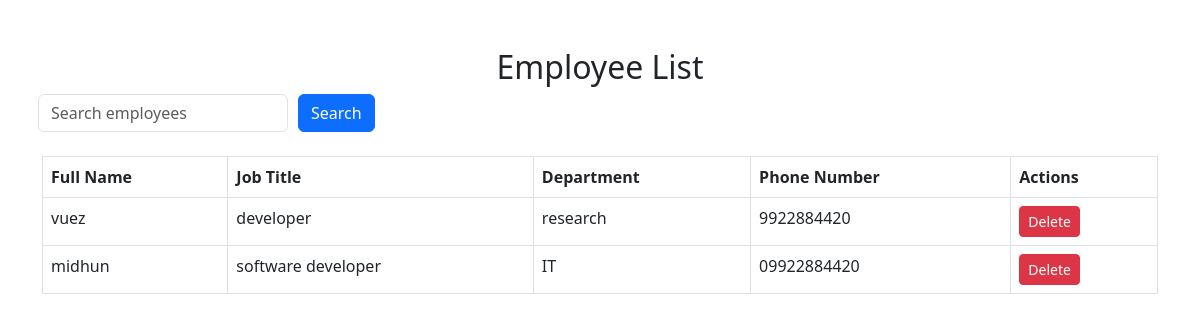
Page /employee_list/ on the committed database.
### accounts/models.py (models this page shows, shortened)
class Employee(models.Model):
    user = models.ForeignKey(User, on_delete=models.CASCADE)
    full_name = models.CharField(max_length=100)
    job_title = models.CharField(max_length=100)
    department = models.CharField(max_length=100)
    phone_number = models.CharField(max_length=15)
    address = models.CharField(max_length=255)
    gender = models.CharField(max_length=50)
    date_of_birth = models.DateField()
    marital_status = models.CharField(max_length=50)

### accounts/views.py (the view, shortened to what this page needs)
# urls.py: path('employee_list/', views.employee_list, name='employee_list'),
def employee_list(request):
    search_query = request.GET.get('search', '')
    employees = Employee.objects.all()
    dynamic_fields = DynamicField.objects.all()
    filter_conditions = Q()
    for field in dynamic_fields:
        filter_value = request.GET.get(f'filter_{field.label}', '').strip()
        if filter_value:
            filter_conditions &= Q(dynamic_data__icontains={field.label: filter_value})
    employees = employees.filter(filter_conditions)
    return render(request, 'accounts/employee_list.html', {
        'employees': employees,
        'search_query': search_query,
        'dynamic_fields': dynamic_fields
    })

### accounts/templates/accounts/employee_list.html (shortened to what this page needs)
{% load filters %}
<!DOCTYPE html>
<html lang="en">
<head>
    <link href="https://cdn.jsdelivr.net/npm/bootstrap@5.3.0/dist/css/bootstrap.min.css" rel="stylesheet">
</head>
<body>
    <div class="container mt-5">
        <h2 class="text-center">Employee List</h2>
        <form method="get" class="mb-4">
            <div class="row g-2 align-items-center">
                <div class="col-auto">
                    <input type="text" class="form-control" name="search" placeholder="Search employees" value="{{ search_query }}">
                </div>
                <div class="col-auto">
                    <button type="submit" class="btn btn-primary">Search</button>
                </div>
            </div>
        </form>
        <table class="table table-bordered">
            <thead>
                <tr>
                    <th>Full Name</th>
                    <th>Job Title</th>
                    <th>Department</th>
                    <th>Phone Number</th>
                    <th>Actions</th>
                </tr>
            </thead>
            <tbody>
                {% for employee in employees %}
                <tr>
                    <td>{{ employee.full_name }}</td>
                    <td>{{ employee.job_title }}</td>
                    <td>{{ employee.department }}</td>
                    <td>{{ employee.phone_number }}</td>
                    <td>
                        <form action="{% url 'delete_employee' employee.id %}" method="POST" style="display:inline;">
                            <button type="submit" class="btn btn-danger btn-sm"
                                onclick="return confirm('Are you sure you want to delete this employee?');">
                                Delete
                            </button>
                        </form>
                    </td>
                </tr>
                {% empty %}
                <tr>
                    <td colspan="{{ 5|add:dynamic_fields|length }}" class="text-center">No employees found.</td>
                </tr>
                {% endfor %}
            </tbody>
        </table>
    </div>
</body>
</html>

### accounts/templates/accounts/employee_list.html (style rules this page uses)
.form-control { max-width: 250px; gap: 0; }
.btn-primary { margin-left: 10px; max-width: 100px; }
.col-auto { padding-left: 0; padding-right: 0; }
.btn-primary, .form-control { display: inline-block; }

### rows in the picture
Employee: full_name "vuez", job_title "developer", department "research", phone_number "9922884420"
Employee: full_name "midhun", job_title "software developer", department "IT", phone_number "09922884420"
